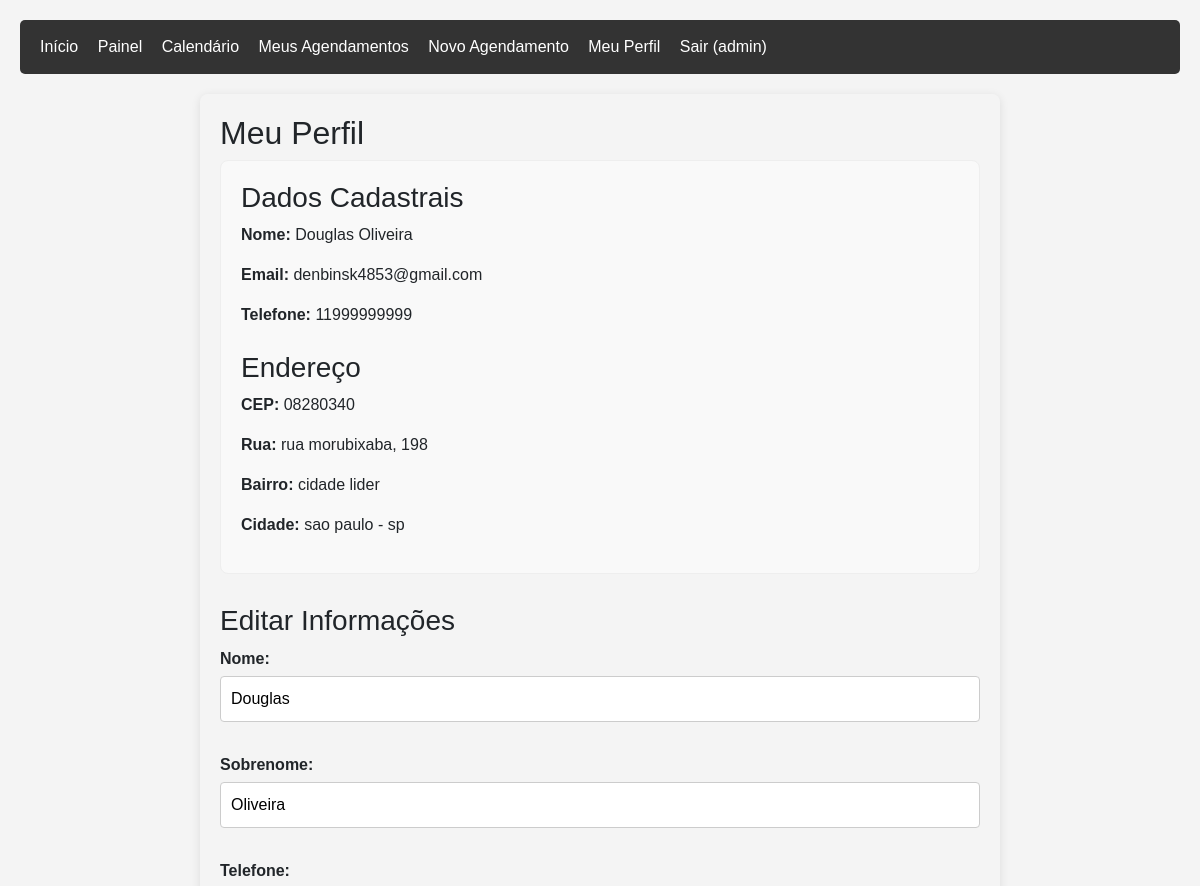
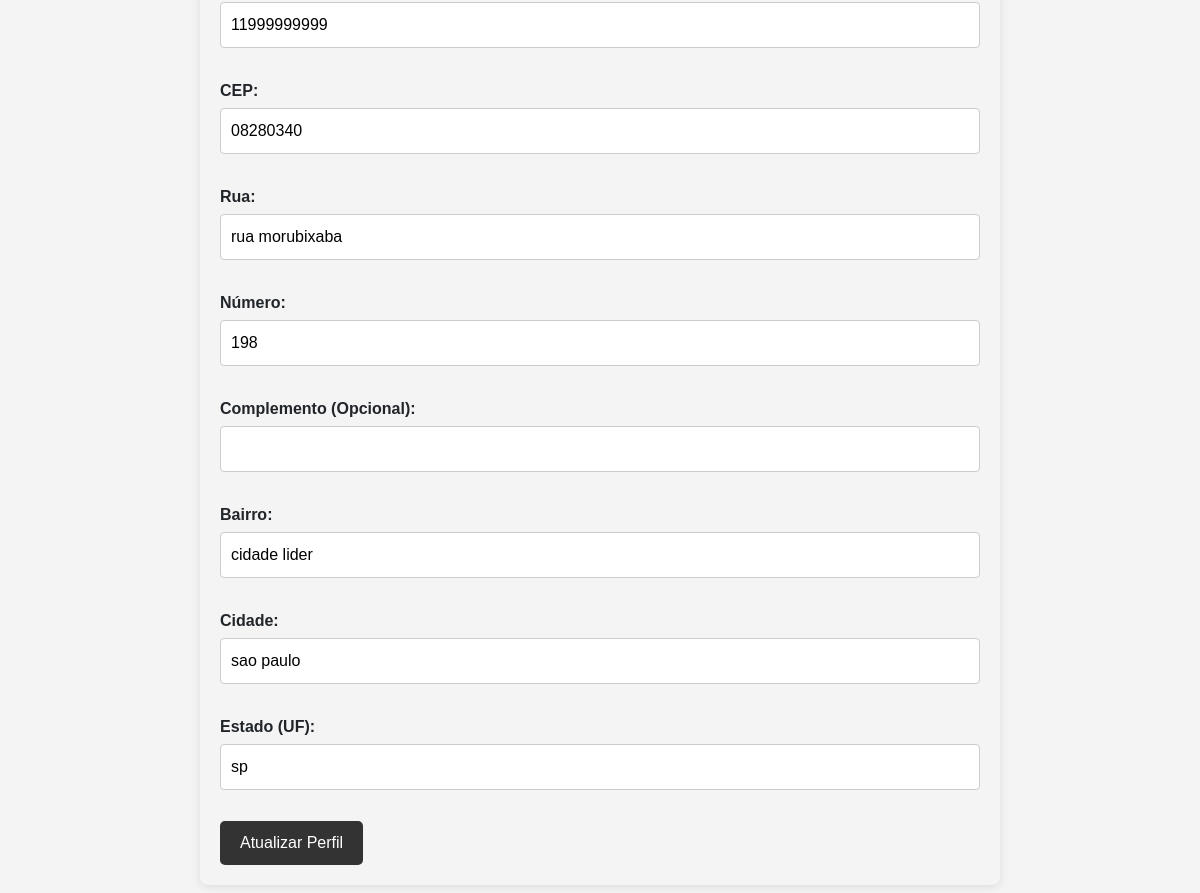
The app's page /meu-perfil/ (signed in) with its own data (2 pictures, top to bottom).
### agendamentos/models.py (models this page shows, shortened)
class PerfilCliente(models.Model):
    user = models.OneToOneField(User, on_delete=models.CASCADE, related_name='perfil')
    telefone = models.CharField(max_length=15)
    cep = models.CharField(max_length=9)
    rua = models.CharField(max_length=200)
    numero = models.CharField(max_length=10)
    complemento = models.CharField(max_length=100, blank=True, null=True)
    bairro = models.CharField(max_length=100)
    cidade = models.CharField(max_length=100)
    estado = models.CharField(max_length=2)

### agendamentos/views.py (the view)
# urls.py: path('meu-perfil/', views.meu_perfil, name='meu_perfil'),
@login_required
def meu_perfil(request):
    try:
        perfil = request.user.perfil
    except PerfilCliente.DoesNotExist:
        return redirect('completar_perfil')
    if request.method == 'POST':
        user_form = UserForm(request.POST, instance=request.user)
        perfil_form = PerfilClienteForm(request.POST, instance=perfil)
        if user_form.is_valid() and perfil_form.is_valid():
            user_form.save()
            perfil_form.save()
            messages.success(request, 'Perfil atualizado com sucesso!')
            return redirect('meu_perfil')
    else:
        user_form = UserForm(instance=request.user)
        perfil_form = PerfilClienteForm(instance=perfil)
    context = {
        'user_form': user_form,
        'perfil_form': perfil_form,
    }
    return render(request, 'agendamentos/meu_perfil.html', context)

### agendamentos/forms.py
class UserForm(forms.ModelForm):
    class Meta:
        model = User
        fields = ['first_name', 'last_name']
        labels = {
            'first_name': 'Nome',
            'last_name': 'Sobrenome',
        }

class PerfilClienteForm(forms.ModelForm):
    class Meta:
        model = PerfilCliente
        fields = ['telefone', 'cep', 'rua', 'numero', 'complemento', 'bairro', 'cidade', 'estado']
        labels = {
            'telefone': 'Telefone',
            'cep': 'CEP',
            'rua': 'Rua',
            'numero': 'Número',
            'complemento': 'Complemento (Opcional)',
            'bairro': 'Bairro',
            'cidade': 'Cidade',
            'estado': 'Estado (UF)',
        }

### agendamentos/templates/agendamentos/meu_perfil.html (shortened to what this page needs)
{% extends 'agendamentos/base.html' %}
{% block content %}
<h2>Meu Perfil</h2>
<div class="profile-box">
    <h3>Dados Cadastrais</h3>
    <p><strong>Nome:</strong> {{ user.first_name }} {{ user.last_name }}</p>
    <p><strong>Email:</strong> {{ user.email }}</p>
    <p><strong>Telefone:</strong> {{ user.perfil.telefone }}</p>
    <h3 class="mt-4">Endereço</h3>
    <p><strong>CEP:</strong> {{ user.perfil.cep }}</p>
    <p><strong>Rua:</strong> {{ user.perfil.rua }}, {{ user.perfil.numero }}</p>
    <p><strong>Bairro:</strong> {{ user.perfil.bairro }}</p>
    <p><strong>Cidade:</strong> {{ user.perfil.cidade }} - {{ user.perfil.estado }}</p>
</div>
<h3>Editar Informações</h3>
<form method="post">
    {{ user_form.as_p }}
    {{ perfil_form.as_p }}
    <button type="submit">Atualizar Perfil</button>
</form>
{% endblock %}

### agendamentos/templates/agendamentos/base.html (shortened to what this page needs)
{% load static %}
<!DOCTYPE html>
<html lang="pt-BR">
<head>
    <link href="https://cdn.jsdelivr.net/npm/bootstrap@5.3.0/dist/css/bootstrap.min.css" rel="stylesheet">
    <link rel="stylesheet" href="{% static 'agendamentos/style.css' %}">
</head>
<body>
    <nav>
        <a href="{% url 'home' %}">Início</a>
        {% if user.is_authenticated %}
            {% if user.is_staff %}
                <a href="{% url 'painel_barbeiro' %}">Painel</a>
                <a href="{% url 'calendario' %}">Calendário</a>
            {% endif %}
            <a href="{% url 'meus_agendamentos' %}">Meus Agendamentos</a>
            <a href="{% url 'agendar' %}">Novo Agendamento</a>
            <a href="{% url 'meu_perfil' %}">Meu Perfil</a>
            <form class="logout-form" action="{% url 'logout' %}" method="post">
                <button type="submit">Sair ({{ user.username }})</button>
            </form>
        {% else %}
            <a href="{% url 'registro' %}">Cadastrar</a>
            <a href="{% url 'login' %}">Entrar</a>
        {% endif %}
    </nav>
    <div class="{% block container_class %}container{% endblock %}">
        {% block content %}{% endblock %}
    </div>
    </body>
</html>

### agendamentos/static/agendamentos/style.css (style rules this page uses)
body { font-family: Arial, sans-serif; margin: 0; padding: 20px; background-color: #f4f4f4; }
.container { max-width: 800px; margin: 0 auto; background: transparent; padding: 20px; border-radius: 8px; box-shadow: 0 2px 10px rgba(0,0,0,0.1); }
nav { background: #333; padding: 10px 20px; margin-bottom: 20px; border-radius: 5px; }
nav a, nav button { color: white; text-decoration: none; margin-right: 15px; background: none; border: none; cursor: pointer; font-size: 16px; padding: 5px 0; }
.logout-form { display: inline; }
button, input[type="submit"] { background: #333; color: white; padding: 10px 20px; border: none; border-radius: 5px; cursor: pointer; transition: background-color 0.2s ease-in-out; }
form input, form select, form textarea { width: 100%; padding: 10px; margin: 5px 0 15px 0; box-sizing: border-box; border: 1px solid #ccc; border-radius: 4px; }
label { display: block; margin-top: 10px; font-weight: bold; }
.profile-box { background: #f9f9f9; padding: 20px; border-radius: 8px; margin-bottom: 30px; border: 1px solid #eee; }

### records on screen
PerfilCliente: telefone "11999999999", cep "08280340", rua "rua morubixaba", numero "198", bairro "cidade lider", cidade "sao paulo", estado "sp"

### other values on screen
{{ user.username }} "admin"
{{ user.first_name }} "Douglas"
{{ user.last_name }} "Oliveira"
{{ user.email }} "denbinsk4853@gmail.com"
{{ user.perfil.telefone }} "11999999999"
{{ user.perfil.cep }} "08280340"
{{ user.perfil.rua }} "rua morubixaba"
{{ user.perfil.numero }} "198"
{{ user.perfil.bairro }} "cidade lider"
{{ user.perfil.cidade }} "sao paulo"
{{ user.perfil.estado }} "sp"
